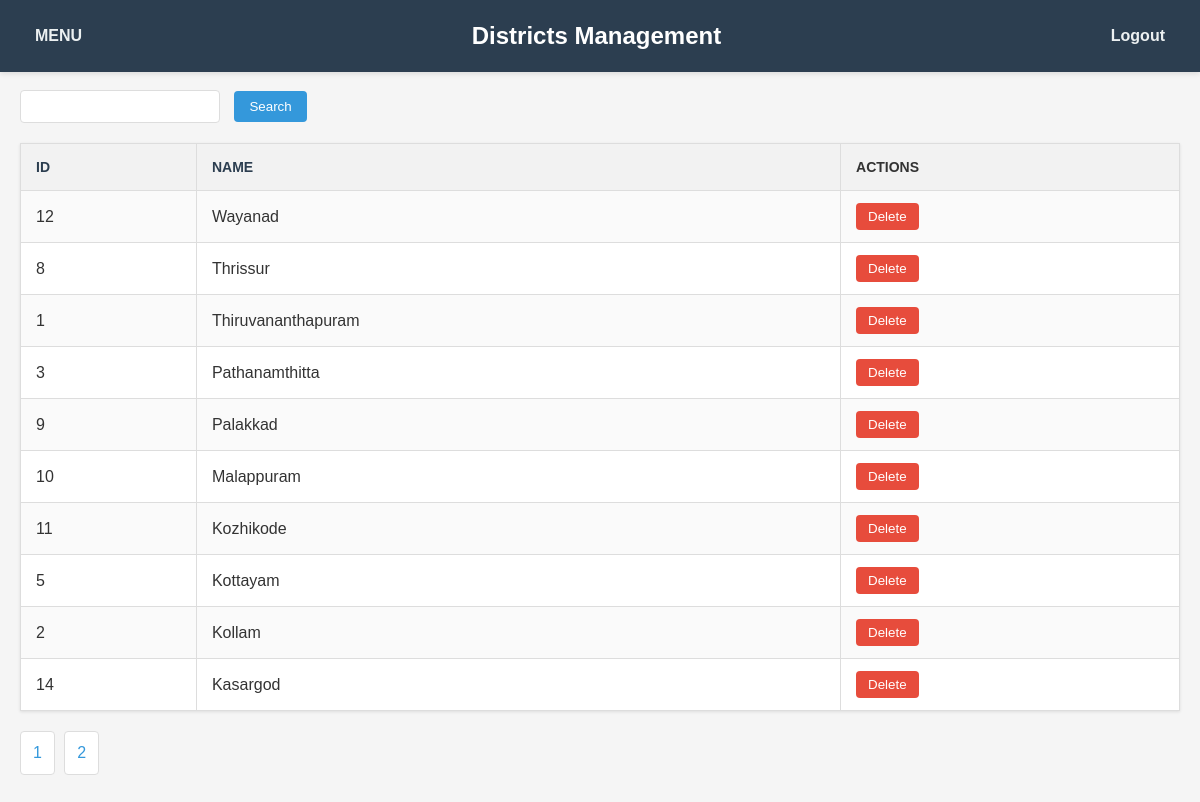
The app's page /admin/districts.php?sort=district_name&order=DESC (signed in) with its own data.
### tables this page shows
CREATE TABLE `districts` (
  `district_id` int(11) NOT NULL,
  `district_name` varchar(100) NOT NULL
);

### admin/districts.php (the view, shortened to what this page needs)
<?php
require_once 'db_connect.php';
$items_per_page = 10;
$page = isset($_GET['page']) ? (int)$_GET['page'] : 1;
$offset = ($page - 1) * $items_per_page;
$search = isset($_GET['search']) ? $_GET['search'] : '';
$sort = isset($_GET['sort']) ? $_GET['sort'] : 'district_id';
$order = isset($_GET['order']) ? $_GET['order'] : 'ASC';
$allowed_sorts = ['district_id', 'district_name'];
$sort = in_array($sort, $allowed_sorts) ? $sort : 'district_id';
$count_stmt = $pdo->prepare("SELECT COUNT(*) FROM districts WHERE district_name LIKE ?");
$count_stmt->execute(["%$search%"]);
$total_items = $count_stmt->fetchColumn();
$total_pages = ceil($total_items / $items_per_page);
$stmt = $pdo->prepare("SELECT * FROM districts WHERE district_name LIKE ? ORDER BY $sort $order LIMIT ? OFFSET ?");
$stmt->bindValue(1, "%$search%", PDO::PARAM_STR);
$stmt->bindValue(2, (int)$items_per_page, PDO::PARAM_INT);
$stmt->bindValue(3, (int)$offset, PDO::PARAM_INT);
$stmt->execute();
$districts = $stmt->fetchAll(PDO::FETCH_ASSOC);
?>
<!DOCTYPE html>
<html>
<head>
</head>
<body>
    <div class="navbar">
        <a href="../admin/menu.php" class="logout-link">MENU</a>
        <h2>Districts Management</h2>
        <a href="../login/logout.php" class="logout-link">Logout</a>
    </div>
    <div class="container">
        <form method="GET">
            <input type="text" name="search" value="<?php echo htmlspecialchars($search); ?>">
            <input type="submit" value="Search">
        </form>
        <table>
            <tr>
                <th><a href="?sort=district_id&order=<?php echo $order === 'ASC' ? 'DESC' : 'ASC'; ?>">ID</a></th>
                <th><a href="?sort=district_name&order=<?php echo $order === 'ASC' ? 'DESC' : 'ASC'; ?>">Name</a></th>
                <th>Actions</th>
            </tr>
            <?php foreach ($districts as $district): ?>
                <tr>
                    <td><?php echo $district['district_id']; ?></td>
                    <td><?php echo htmlspecialchars($district['district_name']); ?></td>
                    <td>
                        <form method="POST" style="display:inline;">
                            <input type="submit" name="delete" value="Delete" onclick="return confirm('Are you sure?');">
                        </form>
                    </td>
                </tr>
            <?php endforeach; ?>
        </table>
        <?php
        for ($i = 1; $i <= $total_pages; $i++) {
            echo "<a href='?page=$i&sort=$sort&order=$order&search=" . urlencode($search) . "'>$i</a> ";
        }
        ?>
    </div>
</body>
</html>

### admin/districts.php (style rules this page uses)
* { margin: 0; padding: 0; box-sizing: border-box; }
body { font-family: Arial, sans-serif; background-color: #f5f5f5; color: #333; line-height: 1.6; }
.navbar { background-color: #2c3e50; padding: 15px 20px; position: fixed; top: 0; width: 100%; display: flex; justify-content: space-between; align-items: center; box-shadow: 0 2px 5px rgba(0, 0, 0, 0.1); }
.navbar h2 { color: white; margin: 0; }
.logout-link { color: #ecf0f1; text-decoration: none; font-weight: bold; padding: 8px 15px; border-radius: 4px; transition: background-color 0.3s; }
.container { padding: 90px 20px 20px; max-width: 1200px; margin: 0 auto; }
form { margin-bottom: 20px; }
input[type="text"] { padding: 8px; width: 200px; border: 1px solid #ddd; border-radius: 4px; margin-right: 10px; }
input[type="submit"] { padding: 8px 15px; background-color: #3498db; color: white; border: none; border-radius: 4px; cursor: pointer; transition: background-color 0.3s; }
table { border-collapse: collapse; width: 100%; margin: 20px 0; background-color: white; box-shadow: 0 1px 3px rgba(0, 0, 0, 0.1); }
th, td { border: 1px solid #ddd; padding: 12px 15px; text-align: left; }
th { background-color: #f2f2f2; font-weight: bold; text-transform: uppercase; font-size: 14px; }
tr:nth-child(even) { background-color: #fafafa; }
th a { color: #2c3e50; text-decoration: none; }
input[name="delete"] { background-color: #e74c3c; color: white; border: none; padding: 6px 12px; border-radius: 4px; cursor: pointer; transition: background-color 0.3s; }
.container>a { display: inline-block; padding: 8px 12px; margin: 0 5px 10px 0; background-color: white; color: #3498db; text-decoration: none; border: 1px solid #ddd; border-radius: 4px; transition: all 0.3s; }

### records on screen
districts: district_id "12", district_name "Wayanad"
districts: district_id "8", district_name "Thrissur"
districts: district_id "1", district_name "Thiruvananthapuram"
districts: district_id "3", district_name "Pathanamthitta"
districts: district_id "9", district_name "Palakkad"
districts: district_id "10", district_name "Malappuram"
districts: district_id "11", district_name "Kozhikode"
districts: district_id "5", district_name "Kottayam"
districts: district_id "2", district_name "Kollam"
districts: district_id "14", district_name "Kasargod"
